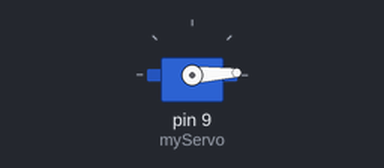
Bench run of a sketch on a simulated Arduino Uno, built with avr-gcc and run on an emulated ATmega328P. On the bench: servo.

Above: at 0.05 s.
At 1.55 s:
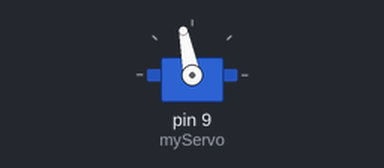
At 3.1 s:
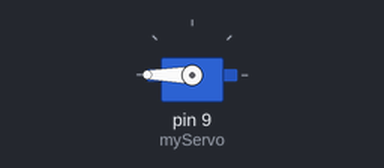
At 6.15 s:
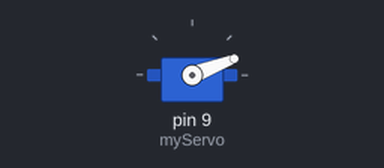
Timing chart, 0 to 9.7 s (numbered marks = the images above):
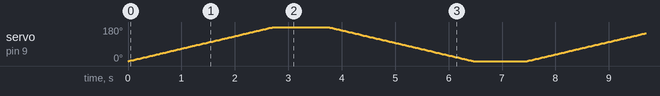

The sketch:

Servo.ino
```cpp
#include <Servo.h>

Servo myServo;  // Create a servo object

void setup() {
  myServo.attach(9);  // Attach the servo to pin 9
}

void loop() {
  for (int angle = 0; angle <= 180; angle++) {
    myServo.write(angle);  // Move the servo to the current angle
    delay(15);  // Adjust the delay for the desired speed
  }

  delay(1000);  // Pause at the end of the sweep

  for (int angle = 180; angle >= 0; angle--) {
    myServo.write(angle);  // Move the servo to the current angle
    delay(15);  // Adjust the delay for the desired speed
  }

  delay(1000);  // Pause at the end of the sweep
}
```
